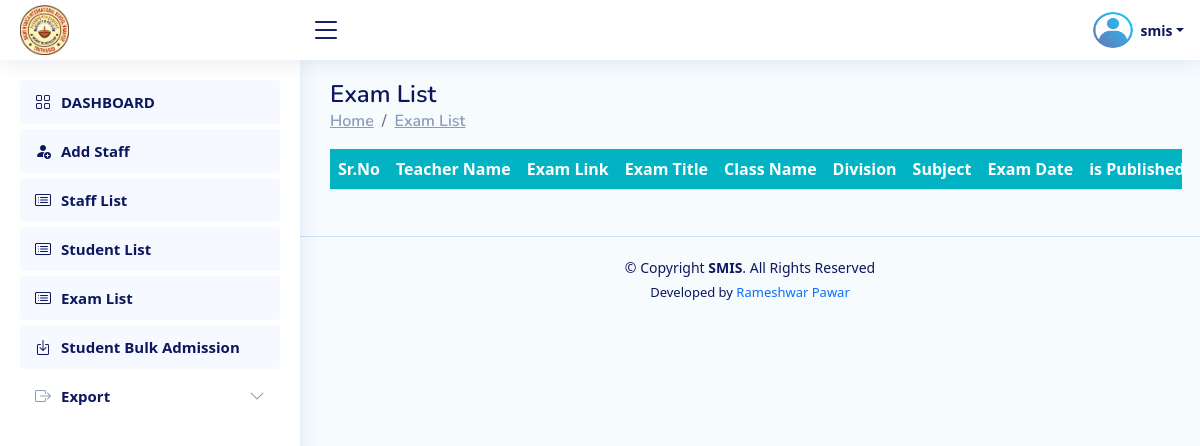
The app's page /Institute/exam_list/ (signed in), older data.
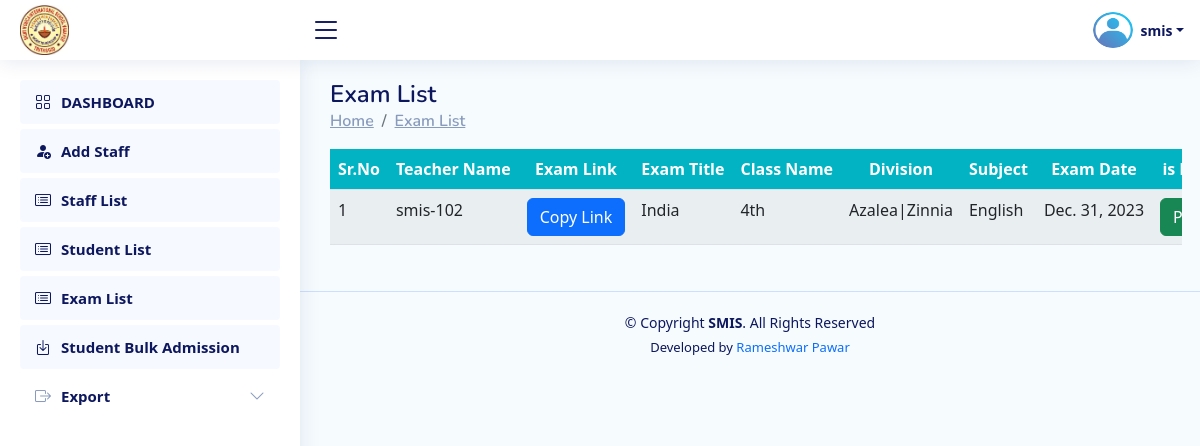
The same page, newer data.
### Institute/models.py (models this page shows, shortened)
class Exam(models.Model):
    name = models.CharField(max_length=200,null=True)
    subject = models.CharField(max_length=50,null=True)
    exam_date = models.DateField()
    exam_duration = models.TimeField(null=True)
    class_name = models.CharField(max_length=50,null=True,choices=CLASS)
    division = models.CharField(max_length=10,null=True,choices=DIVISION)
    is_publish = models.BooleanField(default=False)
    is_result_declared = models.BooleanField(default=False)
    staff_id = models.CharField(max_length=50,null=True)
    record_created_date=models.DateField(auto_now=False, auto_now_add=True, null=True)

### Institute/views.py (the view)
# urls.py: path("exam_list/",views.exam_list,name="exam_list"),
@institute_required
def exam_list(request):
    record=Exam.objects.all().order_by('-id')
    base_url = request.scheme + "://" + request.get_host()
    exam_url=f"{base_url}/Student/exam_overview/"
    return render(request,'institute__exam_list.html',{'exam_data':record,"exam_url":exam_url})

### Institute/views.py (called while the page is built)
def is_institute(user):
    return user.is_authenticated and hasattr(user, 'is_institute') and user.is_institute

### Staff/views.py (called while the page is built)
def my_exam_list_object_for_base(request):
    if request.user.is_authenticated:
        exam = Exam.objects.filter(staff_id=request.user.staff_id).order_by('-id')
    else:
        exam={}
    return {'exam_list_data': exam}

### Institute/templates/institute__exam_list.html (shortened to what this page needs)
{% extends 'institute_base.html' %}
{% load crispy_forms_tags %}
{% block content %}
<main id="main" class="main">
    <div class="pagetitle">
        <h1>Exam List</h1>
        <nav>
            <ol class="breadcrumb">
                <li class="breadcrumb-item"><a href="#">Home</a></li>
                <li class="breadcrumb-item"><a href="#">Exam List </a></li>
            </ol>
        </nav>
        <section class="section dashboard">
            <div class="row">
                <div class="col-lg-12">
                    <div class="row">
                        <div class="container" style=" overflow:scroll;">
                            <table id="example" class="table table-striped "
                                style="overflow:scroll; width:100%;min-width: max-content;">
                                <thead>
                                    <tr style="background:#02B4C3;">
                                        <th scope="col" class="text-center text-white" style="">Sr.No</th>
                                        <th scope="col" class="text-center text-white" style="">Teacher Name</th>
                                        <th scope="col" class="text-center text-white" style="">Exam Link</th>
                                        <th scope="col" class="text-center text-white" style="">Exam Title</th>
                                        <th scope="col" class="text-center text-white" style="">Class Name</th>
                                        <th scope="col" class="text-center text-white" style="">Division</th>
                                        <th scope="col" class="text-center text-white" style="">Subject</th>
                                        <th scope="col" class="text-center text-white" style="">Exam Date</th>
                                        <th scope="col" class="text-center text-white" style="">is Published</th>
                                    </tr>
                                </thead>
                                <tbody>
                                    {% if exam_data %}
                                    {% for r in exam_data %}
                                    <tr>
                                        <td>{{forloop.counter}}</td>
                                        <td>
                                            {{r.staff_id}}
                                        </td>
                                        <td>
                                            <button class="btn btn-primary" onclick="copyToClipboard('examLink_{{forloop.counter}}')">Copy Link</button>
                                        </td>
                                        <td>{{r.name}}</td>
                                        <td>{{r.class_name}}</td>
                                        <td>{{r.division}}</td>
                                        <td>{{r.subject}}</td>
                                        <td>{{r.exam_date}}</td>
                                        <td style="text-align:center">
                                            {% if r.is_publish %}
                                            <span class="btn btn-success">Published</span>
                                            {% else %}
                                            <span class="btn btn-secondary">not published</span>
                                            {% endif %}
                                        </td>
                                    </tr>
                                    {% endfor %}
                                    {% endif %}
                                </tbody>
                            </table>
                        </div>
                    </div>
                </div>
            </div>
        </section>
</main>
{% endblock content %}

Row changes from the older to the newer data that the page shows:
added Exam: staff_id "smis-102", name "India", class_name "4th", division "Azalea|Zinnia", subject "English", exam_date "Dec. 31, 2023", is_publish "Published"
